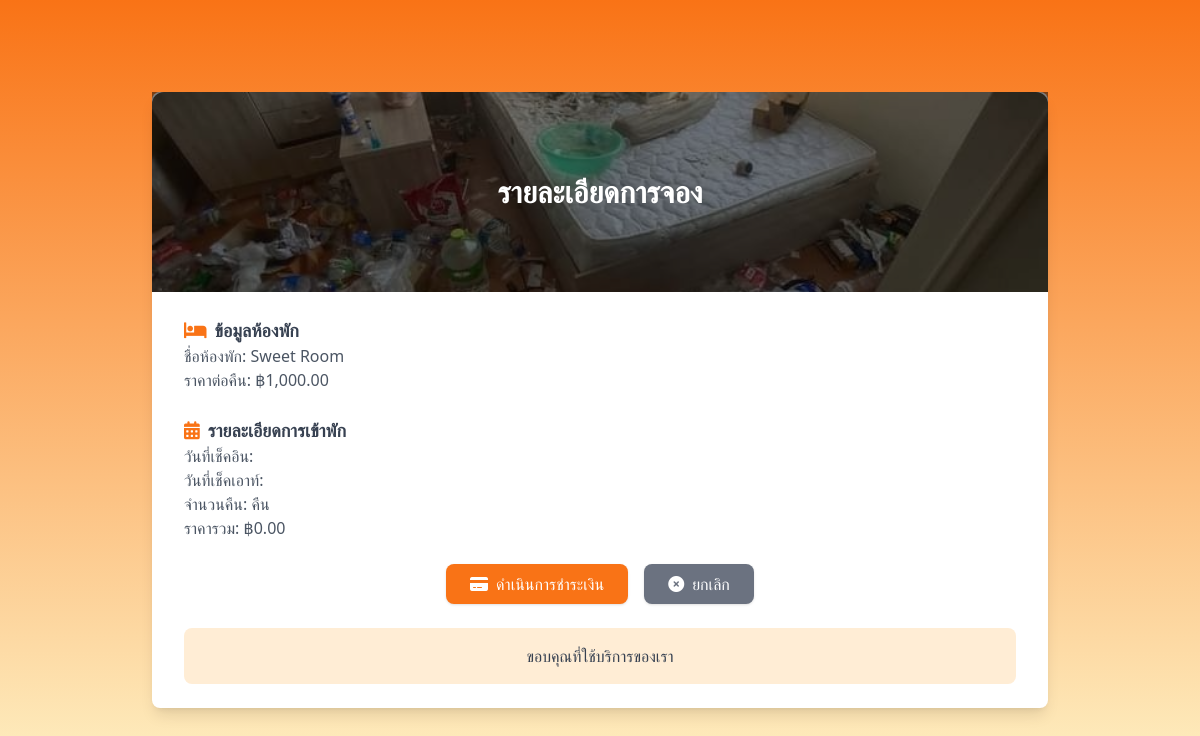
The page /pages/booking.php?room_id=1 (signed in) on the database its author committed.
### tables this page shows
CREATE TABLE `rooms` (
  `id_rooms` int(11) NOT NULL,
  `name_rooms` varchar(100) NOT NULL,
  `price` decimal(10,2) DEFAULT NULL,
  `image` varchar(200) NOT NULL,
  `gallery_image1` varchar(255) DEFAULT NULL,
  `gallery_image2` varchar(255) DEFAULT NULL,
  `gallery_image3` varchar(255) DEFAULT NULL,
  `gallery_image4` varchar(255) DEFAULT NULL,
  `description` text DEFAULT NULL,
  `amenities` text DEFAULT NULL,
  `type_rooms` varchar(50) DEFAULT NULL
);

### pages/booking.php (the view, shortened to what this page needs)
<?php
include('../includes/db_connect.php');
$room_id = $_GET['room_id'] ?? null;
$check_in = $_GET['check_in'] ?? null;
$check_out = $_GET['check_out'] ?? null;
$nights = $_GET['nights'] ?? null;
$total_price = $_GET['total_price'] ?? null;
$query = $conn->prepare("SELECT * FROM rooms WHERE id_rooms = ?");
$query->bind_param('i', $room_id);
$query->execute();
$room = $query->get_result()->fetch_assoc();
$room_image = isset($room['image']) ? "../assets/images/main_image/" . htmlspecialchars($room['image']) : "../assets/images/default_image.jpg";
?>
<!DOCTYPE html>
<html lang="en">
<head>
    <script src="https://cdn.tailwindcss.com"></script>
    <link href="https://cdnjs.cloudflare.com/ajax/libs/font-awesome/6.0.0-beta3/css/all.min.css" rel="stylesheet">
</head>
<body class="min-h-screen flex items-center justify-center">
<div class="bg-white shadow-lg rounded-lg w-full max-w-4xl relative">
    <div class="header-image relative" style="background-image: url('<?php echo $room_image; ?>');">
        <h1 class="absolute inset-0 flex items-center justify-center text-3xl font-bold text-white bg-black bg-opacity-50">
            รายละเอียดการจอง
        </h1>
    </div>
    <div class="content px-8 py-6">
        <div class="mb-6">
            <h2 class="text-lg font-bold text-gray-700 flex items-center">
                <i class="fas fa-bed text-orange-500 mr-2"></i> ข้อมูลห้องพัก
            </h2>
            <p class="text-gray-600">ชื่อห้องพัก: <span class="font-medium"><?php echo htmlspecialchars($room['name_rooms']); ?></span></p>
            <p class="text-gray-600">ราคาต่อคืน: <span class="font-medium">฿<?php echo number_format($room['price'], 2); ?></span></p>
        </div>
        <div class="mb-6">
            <h2 class="text-lg font-bold text-gray-700 flex items-center">
                <i class="fas fa-calendar-alt text-orange-500 mr-2"></i> รายละเอียดการเข้าพัก
            </h2>
            <p class="text-gray-600">วันที่เช็คอิน: <span class="font-medium"><?php echo htmlspecialchars($check_in); ?></span></p>
            <p class="text-gray-600">วันที่เช็คเอาท์: <span class="font-medium"><?php echo htmlspecialchars($check_out); ?></span></p>
            <p class="text-gray-600">จำนวนคืน: <span class="font-medium"><?php echo htmlspecialchars($nights); ?> คืน</span></p>
            <p class="text-gray-600">ราคารวม: <span class="font-medium">฿<?php echo number_format($total_price, 2); ?></span></p>
        </div>
        <div class="flex justify-center space-x-4 mb-6">
            <a href="javascript:void(0)"
                onclick="openPaymentModal('<?php echo htmlspecialchars($room_id, ENT_QUOTES, 'UTF-8'); ?>')"
                class="bg-orange-500 text-white px-6 py-2 rounded-lg shadow hover:bg-orange-600 flex items-center">
                <i class="fas fa-credit-card mr-2"></i> ดำเนินการชำระเงิน
            </a>
            <a href="../index.php"
            class="bg-gray-500 text-white px-6 py-2 rounded-lg shadow hover:bg-gray-600 flex items-center">
                <i class="fas fa-times-circle mr-2"></i> ยกเลิก
            </a>
        </div>
        <footer class="footer bg-orange-100 text-center py-4 rounded-lg">
            <p class="text-gray-700">ขอบคุณที่ใช้บริการของเรา</p>
        </footer>
    </div>
</div>
</body>
</html>

### pages/booking.php (style rules this page uses)
body { background: linear-gradient(to bottom, #f97316, #fef3c7); }
.header-image { height: 200px; background-size: cover; background-position: center; border-top-left-radius: 0.75rem; border-top-right-radius: 0.75rem; }

### rows shown on the page
rooms: image (picture), name_rooms "Sweet Room", price "1,000.00"

### other values the page prints
$total_price "0.00"
